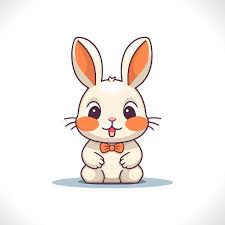
#> input picture Rabbit.jpg, 225 x 225 px, found by its file name
$ python FoodChainAnimation1.py
#> lines starting #> are read from the running program, lines starting #| are printed output that depends on the picture
# Program 1

import matplotlib.pyplot as plt
import matplotlib.animation as animation
from matplotlib.widgets import Button
import numpy as np
from matplotlib.offsetbox import OffsetImage, AnnotationBbox

# Constants
TIME_STEP = 0.1
RABBIT_LIFETIME = 15  # Rabbit disappears after 15 seconds
FOX_LIFETIME = 15  # Fox disappears after 15 seconds
CARROT_LIFETIME_EXTENSION = 20  # Rabbit's lifetime extends by 20 seconds
FOX_LIFETIME_EXTENSION = 20  # Fox's lifetime extends by 20 seconds
SENSING_RANGE = 1000.0  # Large sensing range to detect all entities
AVOIDANCE_RANGE = 1.5  # Distance at which rabbits will try to avoid foxes and other rabbits
FIELD_LIMIT = 15  # Expanded field boundary
IMAGE_SIZE = 0.15  # Default image size
GROWTH_RATE = 0.01  # Growth increment for eating
TOUCHING_RANGE = 1.0  # Range to consider interaction (e.g., carrot eaten or rabbit caught)

# Rabbit, Fox, and Carrot classes
class Rabbit:
    # [7 lines left out: function __init__, not called in this run]

    def is_dead(self):
        return self.alive_time >= RABBIT_LIFETIME

    def grow(self):
        self.image_size += GROWTH_RATE  # Gradual growth

class Fox:
    # [7 lines left out: function __init__, not called in this run]

    def is_dead(self):
        return self.alive_time >= FOX_LIFETIME

    def grow(self):
        self.image_size += GROWTH_RATE  # Gradual growth

class Carrot:
    # [82 lines left out: functions __init__, update_rabbit, update_fox, update_carrot, not called in this run]

def handle_rabbit_fox_interaction(rabbits, foxes):
    rabbits_to_remove = []
    for i in range(len(rabbits)):
        rabbit = rabbits[i]
        for j in range(len(foxes)):
            fox = foxes[j]
            if np.linalg.norm(fox.position - rabbit.position) < TOUCHING_RANGE:
                # Fox catches rabbit
                rabbits_to_remove.append(i)
                fox.alive_time -= FOX_LIFETIME_EXTENSION  # Extend fox's lifetime
                fox.grow()  # Fox grows after eating rabbit
                break  # No need to check other foxes for this rabbit

    return rabbits_to_remove

# Main update function that integrates all the updates and rendering
def update(frame):
    updated_artists = []

    # 1. Update rabbits
    for i in range(len(rabbits)):
        rabbits[i] = update_rabbit(rabbits[i], carrots, foxes, rabbits)

    # 2. Update foxes
    for i in range(len(foxes)):
        foxes[i] = update_fox(foxes[i], rabbits)

    # 3. Handle rabbit-fox interactions
    rabbits_to_remove = handle_rabbit_fox_interaction(rabbits, foxes)

    # 4. Remove caught rabbits
    for index in reversed(rabbits_to_remove):
        rabbit_annotations[index].remove()
        del rabbit_annotations[index]
        del rabbits[index]

    # 5. Update carrots
    carrots_to_remove = []
    for i in range(len(carrots)):
        carrots[i] = update_carrot(carrots[i], rabbits)
        if carrots[i] is None:  # Carrot was eaten
            carrots_to_remove.append(i)

    # 6. Remove eaten carrots
    for index in reversed(carrots_to_remove):
        carrot_annotations[index].remove()
        del carrot_annotations[index]
        del carrots[index]

    # 7. Render updated entities
    updated_artists = []
    for i in range(len(rabbits)):
        rabbit_annotations[i].remove()
        rabbit_annotations[i] = add_image(ax, rabbit_image, rabbits[i].position, rabbits[i].image_size)
        updated_artists.append(rabbit_annotations[i])

    for i in range(len(foxes)):
        fox_annotations[i].remove()
        fox_annotations[i] = add_image(ax, fox_image, foxes[i].position, foxes[i].image_size)
        updated_artists.append(fox_annotations[i])

    for i in range(len(carrots)):
        carrot_annotations[i].remove()
        carrot_annotations[i] = add_image(ax, carrot_image, carrots[i].position, IMAGE_SIZE)
        updated_artists.append(carrot_annotations[i])

    return updated_artists

# Helper function to add images
# [5 lines left out: function add_image, not called in this run]

# Initialize entities
rabbits = []
foxes = []
carrots = []

# Create the plot
fig, ax = plt.subplots()
ax.set_xlim(-FIELD_LIMIT, FIELD_LIMIT)
ax.set_ylim(-FIELD_LIMIT, FIELD_LIMIT)
ax.set_title("Food Chain Simulation")

# Load images
rabbit_image = plt.imread("C:/Users/Cedric Sulisthio/Documents/IBEProjectsandTutor/Difference Equations/Rabbit.jpg")
#> rabbit_image is the input picture: shape (225, 225, 3); mean R, G, B 245.9, 240.4, 237.4
fox_image = plt.imread("C:/Users/Cedric Sulisthio/Documents/IBEProjectsandTutor/Difference Equations/Fox.png")
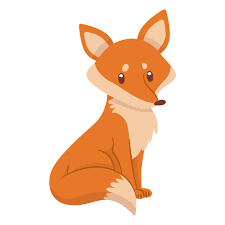
#> input picture Fox.png, 225 x 225 px, found by its file name
#> fox_image is the input picture: shape (225, 225, 4) float32; mean R, G, B, A 0.975, 0.88, 0.811, 1
carrot_image = plt.imread("C:/Users/Cedric Sulisthio/Documents/IBEProjectsandTutor/Difference Equations/Carrot.jpg")
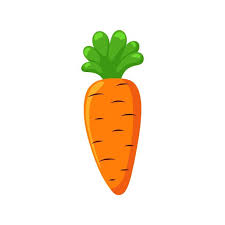
#> input picture Carrot.jpg, 225 x 225 px, found by its file name
#> carrot_image is the input picture: shape (225, 225, 3); mean R, G, B 246.6, 237.9, 221.4

rabbit_annotations = []
fox_annotations = []
carrot_annotations = []

# Functions to spawn entities
# [14 lines left out: functions spawn_rabbit, spawn_fox, spawn_carrot, not called in this run]

# Set up the animation
ani = animation.FuncAnimation(fig, update, interval=100, blit=True)
#> after the loop in update, `for i in range(len(rabbits)):`: rabbit_annotations = []

# Add buttons for spawning entities
ax_rabbit_button = plt.axes([0.1, 0.01, 0.2, 0.05])
rabbit_button = Button(ax_rabbit_button, "Spawn Rabbit")
rabbit_button.on_clicked(spawn_rabbit)

ax_fox_button = plt.axes([0.4, 0.01, 0.2, 0.05])
fox_button = Button(ax_fox_button, "Spawn Fox")
fox_button.on_clicked(spawn_fox)

ax_carrot_button = plt.axes([0.7, 0.01, 0.2, 0.05])
carrot_button = Button(ax_carrot_button, "Spawn Carrot")
carrot_button.on_clicked(spawn_carrot)

# Show the plot
plt.show()
